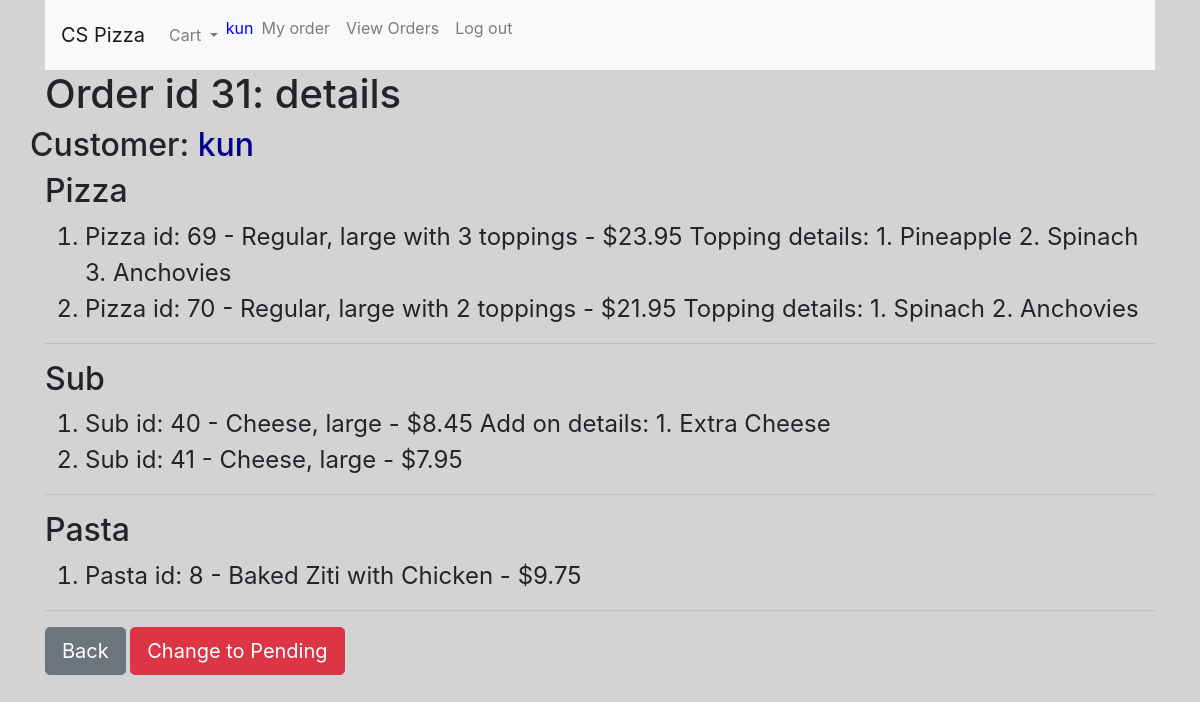
Page /order_details/31 (signed in) on the committed database.
### orders/models.py (models this page shows, shortened)
class Order(models.Model):
    username = models.CharField(max_length=64)
    pizza = models.ManyToManyField(Pizza, blank=True)
    sub = models.ManyToManyField(Sub, blank=True)
    pasta = models.ManyToManyField(Pasta, blank=True)
    salad = models.ManyToManyField(Salad, blank=True)
    dinnerplatter = models.ManyToManyField(DinnerPlatter, blank=True)
    is_complete = models.BooleanField(default=False)

class PizzaMenu(models.Model):
    type = models.CharField(max_length=32)
    size = models.CharField(max_length=10)
    topping_option = models.IntegerField() # 0(cheese), 1, 2, 3, 5 toppings
    price = models.FloatField()

class Pizza(PizzaMenu):
    toppings = models.ManyToManyField('Topping', blank=True, related_name="on_pizza")
    def __str__(self):
        topping_option_str = str(self.topping_option) + " toppings"
        if self.topping_option == 0:
            topping_option_str = 'cheese'
            message = f"{self.id} - {self.type}, {self.size} with {topping_option_str} - ${self.price:.2f}"
        else:
            message = f"{self.id} - {self.type.capitalize()}, {self.size} with {topping_option_str} - ${self.price:.2f}\nTopping details:\n"
            for index, topping in enumerate(self.toppings.all()):
                message += str(index+1) + '. ' + topping.name + '\n';
        return message

class PizzaMenu(models.Model):
    type = models.CharField(max_length=32)
    size = models.CharField(max_length=10)
    topping_option = models.IntegerField() # 0(cheese), 1, 2, 3, 5 toppings
    price = models.FloatField()

class Topping(models.Model):
    name = models.CharField(max_length=32)

class SubMenu(models.Model):
    name = models.CharField(max_length=32)
    size = models.CharField(max_length=10)
    price = models.FloatField()

class Sub(SubMenu):
    add_on = models.ManyToManyField('SubsAddOn', blank=True, related_name='on_sub')
    def __str__(self):
        message = f"{self.id} - {self.name}, {self.size} - ${self.price:.2f}"
        if len(self.add_on.all()):
            message += "\nAdd on details:\n"
        for index, addon in enumerate(self.add_on.all()):
            message += str(index+1) + '. ' + addon.name + '\n';
        return message

class SubMenu(models.Model):
    name = models.CharField(max_length=32)
    size = models.CharField(max_length=10)
    price = models.FloatField()

class SubsAddOn(models.Model):
    name = models.CharField(max_length=32)
    price = models.FloatField()

class PastaMenu(models.Model):
    name = models.CharField(max_length=32)
    price = models.FloatField()
    def __str__(self):
        return f"{self.id} - {self.name} - ${self.price:.2f}"

class Pasta(PastaMenu):
    pass

class PastaMenu(models.Model):
    name = models.CharField(max_length=32)
    price = models.FloatField()
    def __str__(self):
        return f"{self.id} - {self.name} - ${self.price:.2f}"

### orders/views.py (the view)
# urls.py: path("order_details/<int:order_id>", views.order_details, name="order_details"),
def order_details(request, order_id):
    if request.user.is_authenticated:
        try:
            order = Order.objects.get(pk=order_id)
        except Order.DoesNotExist:
            raise Http404("Order does not exist")
        cart_item_count = 0
        try:
            for k in request.session['cart'].keys():
                cart_item_count += len(request.session['cart'][k])
        except KeyError:
            pass
        contect = {
        'order_id' : order_id,
        'customer_name' : order.username,
        'pizza' : order.pizza.all(),
        'sub' : order.sub.all(),
        'pasta' : order.pasta.all(),
        'salad' : order.salad.all(),
        'dinnerplatter' : order.dinnerplatter.all(),
        'cart_count' : cart_item_count,
        'is_complete' : order.is_complete
        }
        return render(request, 'orders/order_details.html', contect)
    else:
        return render(request, 'orders/error.html', {'message': "Can not access"})

### orders/templates/orders/order_details.html (shortened to what this page needs)
{% extends "orders/base.html" %}
{% block body %}
  <h1>Order id {{order_id}}: details</h1>
  <span class="row"><h2>Customer: <span style="color: darkblue;">{{customer_name}}</span></h2></span>
  {% if pizza %}
    <h2>Pizza</h2>
    <ol>
      {% for row in pizza %}
        <li class="details">Pizza id: {{row}}</li>
      {% endfor %}
    </ol>
    <hr>
  {% endif %}
  {% if sub %}
    <h2>Sub</h2>
    <ol>
      {% for row in sub %}
        <li class="details">Sub id: {{row}}</li>
      {% endfor %}
    </ol><hr>
  {% endif %}
  {% if pasta %}
    <h2>Pasta</h2>
    <ol>
      {% for row in pasta %}
        <li class="details">Pasta id: {{row}}</li>
      {% endfor %}
    </ol><hr>
  {% endif %}
  {% if request.user.is_staff %}
    <a href="/order_view"><button type="button" class="btn btn-secondary btn-lg">Back</button></a>
    {% if not is_complete %}
      <button  id="complete_button" type="button" class="btn btn-success btn-lg">Complete</button>
    {% else %}
      <button  id="pending_button" type="button" class="btn btn-danger btn-lg">Change to Pending</button>
    {% endif %}
  {% else %}
    <a href="/customer_order_view"><button type="button" class="btn btn-secondary btn-lg">Back</button></a>
  {% endif %}
  <br><br><br>
  {% load static %}
{% endblock %}

### orders/templates/orders/base.html (shortened to what this page needs)
<!DOCTYPE html>
<html>
    <head>
        <link rel="stylesheet" href="https://stackpath.bootstrapcdn.com/bootstrap/4.3.1/css/bootstrap.min.css">
        {% load static %}
        <link rel="stylesheet" href="{% static 'css/style.css' %}">
    </head>
    <body>
      <div class="container">
      {% if request.user.is_authenticated %}
        <nav class="navbar navbar-expand-lg navbar-light bg-light">
          <a class="navbar-brand" href="{% url 'index' %}" >CS Pizza</a>
          <div class="collapse navbar-collapse" id="navbarNavDropdown">
            <ul class="navbar-nav">
              <li class="nav-item dropdown">
                <a id="cart" class="nav-link dropdown-toggle notification" href="#" id="navbarDropdownMenuLink" role="button" data-toggle="dropdown" aria-haspopup="true" aria-expanded="false">
                  <span>Cart</span>
                </a>
              </li>
              <span id="username_display" class="navbar-text">
                {{request.user.username}}
              </span>
              <li class="nav-item">
                <a class="nav-link" href="{% url 'customer_order_view' %}">My order</a>
              </li>
              {% if request.user.is_staff %}
                <li class="nav-item">
                  <a class="nav-link" href="{% url 'order_view' %}">View Orders</a>
                </li>
              {% endif %}
              <li class="nav-item">
                <a id="nav_dinnerplatter" class="nav-link" href="{% url 'logout' %}">Log out</a>
              </li>
            </ul>
          </div>
        </nav>
        {% endif %}
        {% block body %}
        {% endblock %}
      </div>
    </body>
</html>

### orders/static/css/style.css (style rules this page uses)
body { background-color: lightgray; }
#username_display { color: Blue; }
.notification { color: white; text-decoration: none; padding: 15px 26px; position: relative; display: inline-block; border-radius: 2px; }
.details { font-size: 24px; }

### rows in the picture
Order: username "kun"
Pizza: pizzamenu_ptr_id.name "69 - Regular, large with 3 toppings - $23.95 Topping details: 1. Pineapple 2. Spinach 3. Anchovies"
Pizza: pizzamenu_ptr_id.name "70 - Regular, large with 2 toppings - $21.95 Topping details: 1. Spinach 2. Anchovies"
Sub: submenu_ptr_id.name "40 - Cheese, large - $8.45 Add on details: 1. Extra Cheese"
Sub: submenu_ptr_id.price "41 - Cheese, large - $7.95"
Pasta: price "8 - Baked Ziti with Chicken - $9.75"

### other values in the picture
{{ request.user.username }} "kun"
{{ order_id }} "31"
